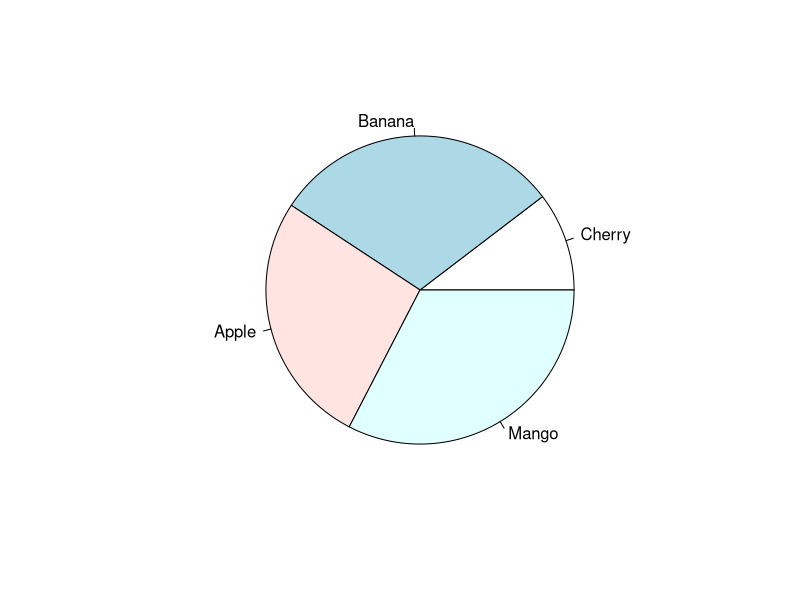
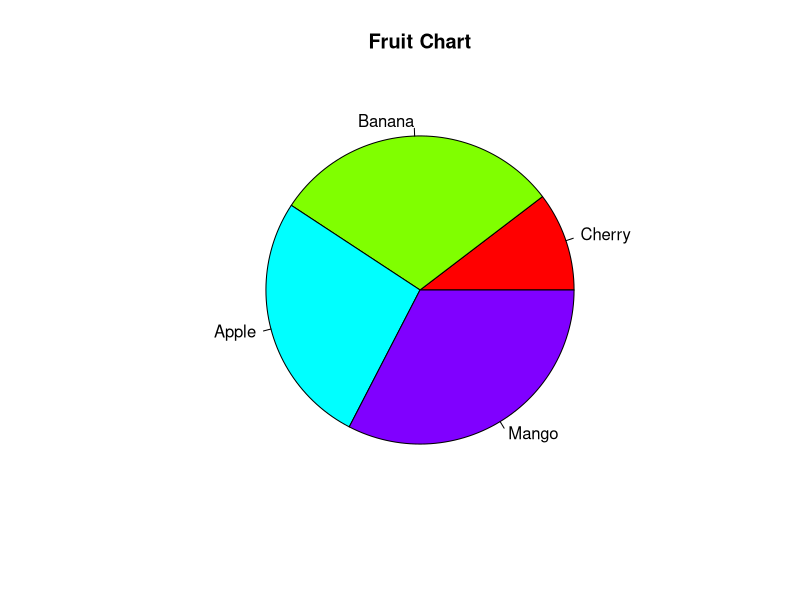
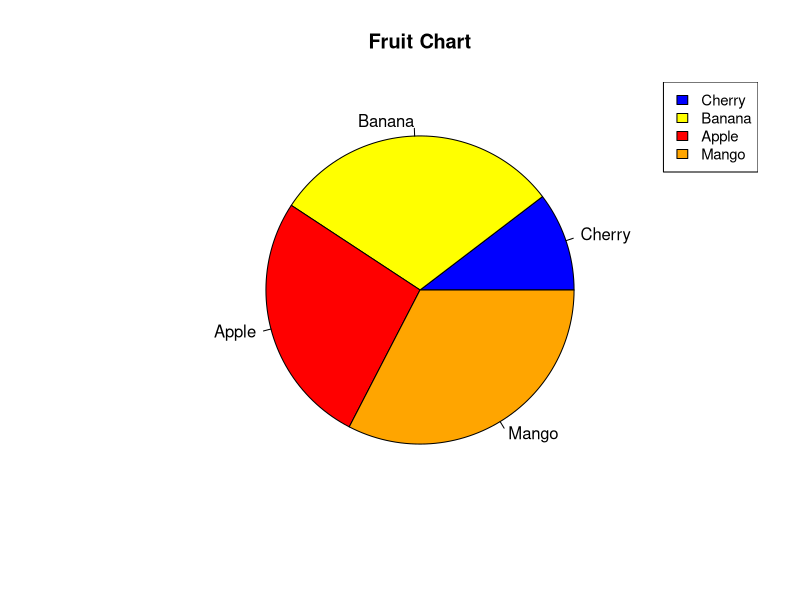
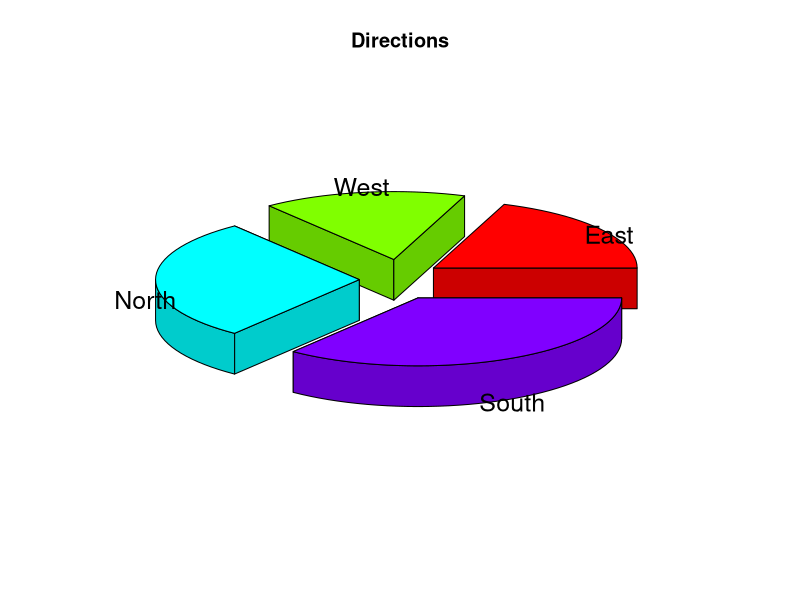
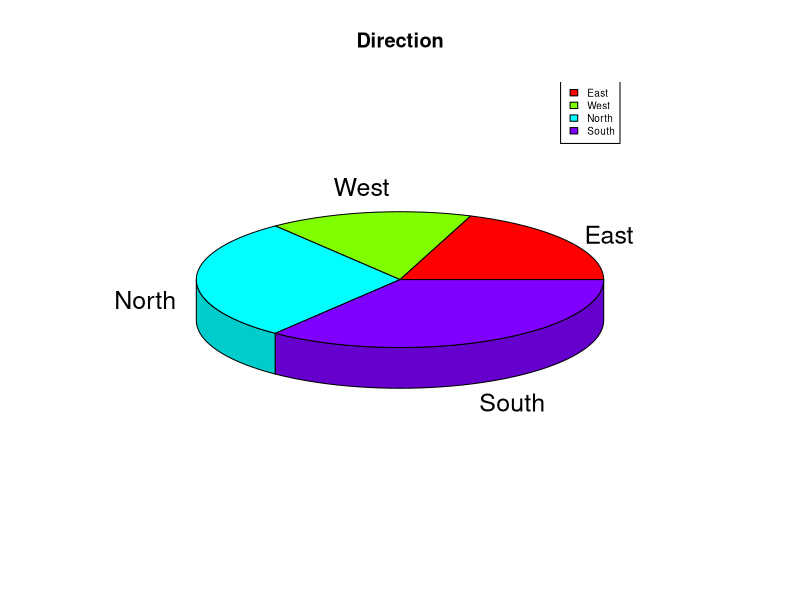

Write the R code that produced these figures, in order.
# Pie Chart in R language
# A pie chart is a circular chart divided into sectors, each representing 
# a category of data. The size of each sector is proportional to the quantity 
# or frequency of the data it represents.

# Data
a <- c(14, 41, 36, 44)
labels <- c("Cherry","Banana","Apple","Mango")
pie(a,labels)
pie(a,labels,main="Fruit Chart",col = rainbow(length(a)))
colours <- c("blue","yellow","red","orange")
pie(a,labels,main = "Fruit Chart",col=colours)

# Chart Legend
# legend(x,y=NULL,legend,fill,col,bg) - General Syntax

legend("topright",c("Cherry","Banana","Apple","Mango"),cex=0.9,
       fill=colours)

# 3-D Pie Chart
# install.packages("plotrix") - First time only
library(plotrix)
b <- c(30,25,45,55)
labelsa=c("East","West","North","South")
pie3D(b,labels=labelsa,explode = 0.2 , main = "Directions")

# Percentage
c <- c(30,25,45,55)
labelsb=c("East","West","North","South")
pie_percent <- round(100*c/sum(c),1)
pie3D(c,labels = labelsb,main="Direction",col = rainbow(length(c)))
legend("topright",legend = labelsb,cex=0.6,
       fill=rainbow(length(c)))
#